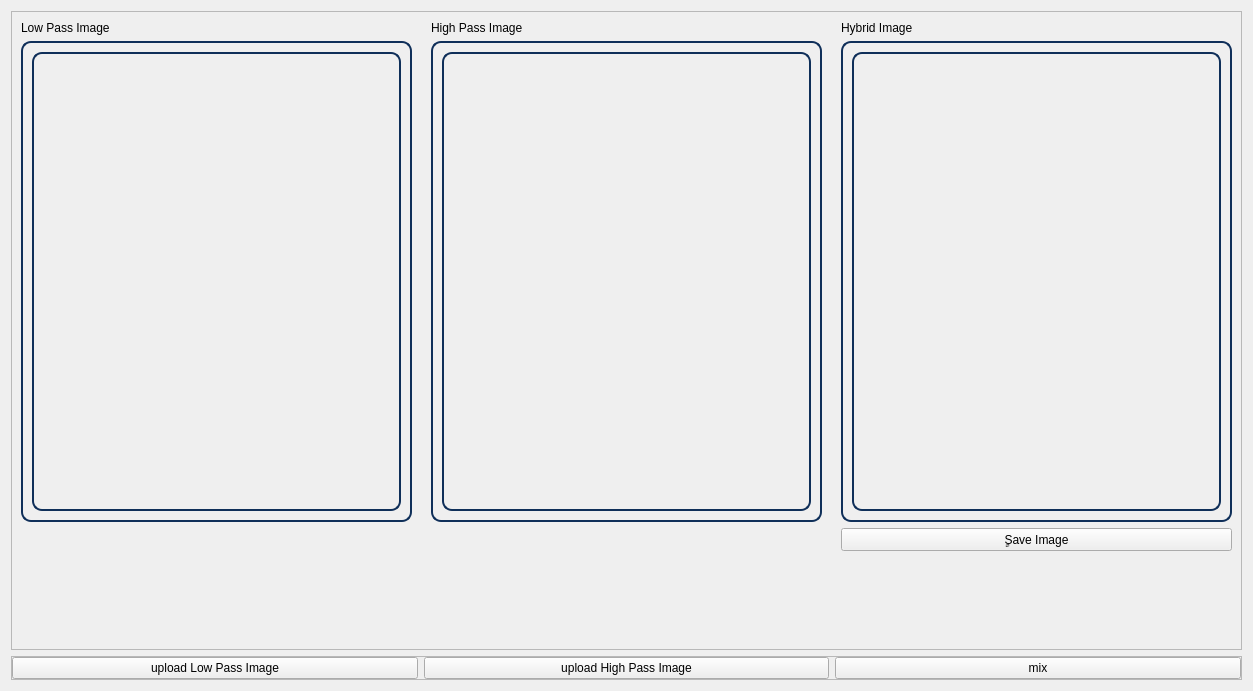
<?xml version="1.0" encoding="UTF-8"?>
<ui version="4.0">
 <class>HybridWidget</class>
 <widget class="QWidget" name="HybridWidget">
  <property name="geometry">
   <rect>
    <x>0</x>
    <y>0</y>
    <width>1253</width>
    <height>691</height>
   </rect>
  </property>
  <property name="windowTitle">
   <string>Form</string>
  </property>
  <layout class="QVBoxLayout" name="verticalLayout_4">
   <item>
    <widget class="QFrame" name="frame_4">
     <property name="frameShape">
      <enum>QFrame::StyledPanel</enum>
     </property>
     <property name="frameShadow">
      <enum>QFrame::Raised</enum>
     </property>
     <layout class="QHBoxLayout" name="horizontalLayout_5">
      <item>
       <layout class="QVBoxLayout" name="verticalLayout">
        <item>
         <widget class="QLabel" name="label">
          <property name="text">
           <string>Low Pass Image </string>
          </property>
         </widget>
        </item>
        <item>
         <widget class="QFrame" name="frame">
          <property name="sizePolicy">
           <sizepolicy hsizetype="MinimumExpanding" vsizetype="MinimumExpanding">
            <horstretch>0</horstretch>
            <verstretch>0</verstretch>
           </sizepolicy>
          </property>
          <property name="minimumSize">
           <size>
            <width>391</width>
            <height>481</height>
           </size>
          </property>
          <property name="maximumSize">
           <size>
            <width>16777215</width>
            <height>500</height>
           </size>
          </property>
          <property name="styleSheet">
           <string notr="true">
           border: 2px solid rgb(15, 47, 89);
          border-radius: 10px;
      </string>
          </property>
          <property name="frameShape">
           <enum>QFrame::StyledPanel</enum>
          </property>
          <property name="frameShadow">
           <enum>QFrame::Raised</enum>
          </property>
          <layout class="QHBoxLayout" name="horizontalLayout_2">
           <item>
            <widget class="QLabel" name="hybridLpImg">
             <property name="minimumSize">
              <size>
               <width>361</width>
               <height>451</height>
              </size>
             </property>
             <property name="text">
              <string/>
             </property>
            </widget>
           </item>
          </layout>
         </widget>
        </item>
        <item>
         <spacer name="verticalSpacer">
          <property name="orientation">
           <enum>Qt::Vertical</enum>
          </property>
          <property name="sizeHint" stdset="0">
           <size>
            <width>20</width>
            <height>40</height>
           </size>
          </property>
         </spacer>
        </item>
       </layout>
      </item>
      <item>
       <spacer name="horizontalSpacer">
        <property name="orientation">
         <enum>Qt::Horizontal</enum>
        </property>
        <property name="sizeHint" stdset="0">
         <size>
          <width>0</width>
          <height>20</height>
         </size>
        </property>
       </spacer>
      </item>
      <item>
       <layout class="QVBoxLayout" name="verticalLayout_2">
        <item>
         <widget class="QLabel" name="label_2">
          <property name="text">
           <string>High Pass Image</string>
          </property>
         </widget>
        </item>
        <item>
         <widget class="QFrame" name="frame_2">
          <property name="sizePolicy">
           <sizepolicy hsizetype="MinimumExpanding" vsizetype="MinimumExpanding">
            <horstretch>0</horstretch>
            <verstretch>0</verstretch>
           </sizepolicy>
          </property>
          <property name="minimumSize">
           <size>
            <width>391</width>
            <height>481</height>
           </size>
          </property>
          <property name="maximumSize">
           <size>
            <width>16777215</width>
            <height>500</height>
           </size>
          </property>
          <property name="styleSheet">
           <string notr="true">
           border: 2px solid rgb(15, 47, 89);
          border-radius: 10px;
      </string>
          </property>
          <property name="frameShape">
           <enum>QFrame::StyledPanel</enum>
          </property>
          <property name="frameShadow">
           <enum>QFrame::Raised</enum>
          </property>
          <layout class="QHBoxLayout" name="horizontalLayout_3">
           <item>
            <widget class="QLabel" name="hybridHpImg">
             <property name="text">
              <string/>
             </property>
            </widget>
           </item>
          </layout>
         </widget>
        </item>
        <item>
         <spacer name="verticalSpacer_2">
          <property name="orientation">
           <enum>Qt::Vertical</enum>
          </property>
          <property name="sizeHint" stdset="0">
           <size>
            <width>20</width>
            <height>40</height>
           </size>
          </property>
         </spacer>
        </item>
       </layout>
      </item>
      <item>
       <spacer name="horizontalSpacer_2">
        <property name="orientation">
         <enum>Qt::Horizontal</enum>
        </property>
        <property name="sizeHint" stdset="0">
         <size>
          <width>0</width>
          <height>20</height>
         </size>
        </property>
       </spacer>
      </item>
      <item>
       <layout class="QVBoxLayout" name="verticalLayout_3">
        <item>
         <widget class="QLabel" name="label_3">
          <property name="text">
           <string>Hybrid Image</string>
          </property>
         </widget>
        </item>
        <item>
         <widget class="QFrame" name="frame_3">
          <property name="sizePolicy">
           <sizepolicy hsizetype="MinimumExpanding" vsizetype="MinimumExpanding">
            <horstretch>0</horstretch>
            <verstretch>0</verstretch>
           </sizepolicy>
          </property>
          <property name="minimumSize">
           <size>
            <width>391</width>
            <height>481</height>
           </size>
          </property>
          <property name="maximumSize">
           <size>
            <width>16777215</width>
            <height>500</height>
           </size>
          </property>
          <property name="styleSheet">
           <string notr="true">
           border: 2px solid rgb(15, 47, 89);
          border-radius: 10px;
      </string>
          </property>
          <property name="frameShape">
           <enum>QFrame::StyledPanel</enum>
          </property>
          <property name="frameShadow">
           <enum>QFrame::Raised</enum>
          </property>
          <layout class="QHBoxLayout" name="horizontalLayout_4">
           <item>
            <widget class="QLabel" name="hybridMixedImg">
             <property name="text">
              <string/>
             </property>
            </widget>
           </item>
          </layout>
         </widget>
        </item>
        <item>
         <widget class="QPushButton" name="pushButton">
          <property name="text">
           <string>ٍSave Image</string>
          </property>
         </widget>
        </item>
        <item>
         <spacer name="verticalSpacer_3">
          <property name="orientation">
           <enum>Qt::Vertical</enum>
          </property>
          <property name="sizeHint" stdset="0">
           <size>
            <width>20</width>
            <height>40</height>
           </size>
          </property>
         </spacer>
        </item>
       </layout>
      </item>
     </layout>
    </widget>
   </item>
   <item>
    <widget class="QFrame" name="frame_5">
     <property name="maximumSize">
      <size>
       <width>16777215</width>
       <height>40</height>
      </size>
     </property>
     <property name="frameShape">
      <enum>QFrame::StyledPanel</enum>
     </property>
     <property name="frameShadow">
      <enum>QFrame::Raised</enum>
     </property>
     <layout class="QHBoxLayout" name="horizontalLayout">
      <property name="leftMargin">
       <number>0</number>
      </property>
      <property name="topMargin">
       <number>0</number>
      </property>
      <property name="rightMargin">
       <number>0</number>
      </property>
      <property name="bottomMargin">
       <number>0</number>
      </property>
      <item>
       <widget class="QPushButton" name="lpImgBtn">
        <property name="text">
         <string>upload Low Pass Image</string>
        </property>
       </widget>
      </item>
      <item>
       <widget class="QPushButton" name="hpImgBtn">
        <property name="text">
         <string>upload High Pass Image</string>
        </property>
       </widget>
      </item>
      <item>
       <widget class="QPushButton" name="mixImgBtn">
        <property name="text">
         <string>mix</string>
        </property>
       </widget>
      </item>
     </layout>
    </widget>
   </item>
  </layout>
 </widget>
 <resources/>
 <connections/>
</ui>
